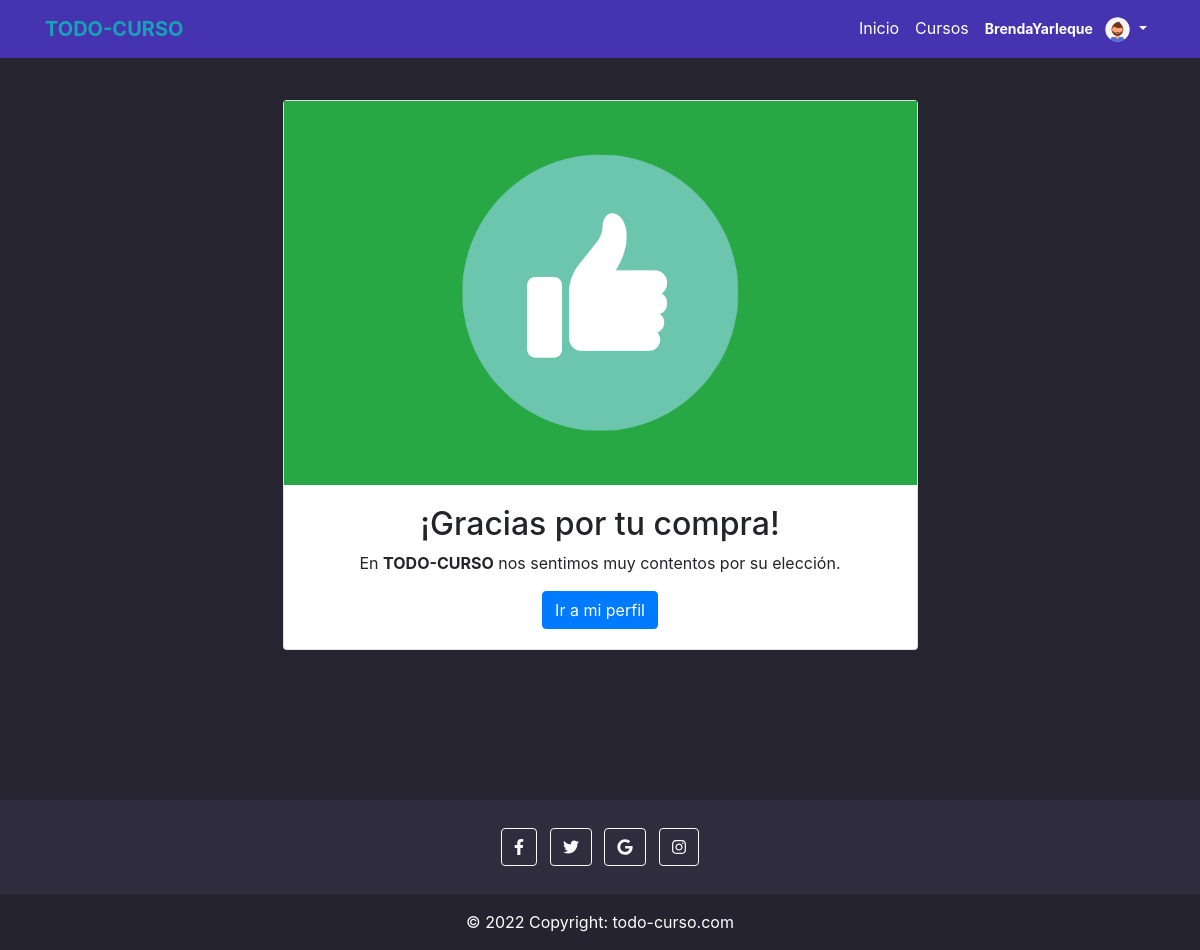
The page /vistas/agradecimiento.php (signed in) on the database its author committed.
### tables this page shows
CREATE TABLE `usuario` (
  `id_usu` int(10) UNSIGNED NOT NULL,
  `nombre_usu` varchar(45) NOT NULL,
  `clave_usu` varchar(100) NOT NULL,
  `img_usu` varchar(100) NOT NULL,
  `vigencia_usu` tinyint(4) NOT NULL,
  `rol_usu` char(1) NOT NULL
);

### modelos/usuario.php (called while the page is built, shortened)
<?php
include_once 'conexion.php';
class Usuario
{
    private $nombre;
    private $img;
    public function setearUsuario($nombre)
    {
        $consulta = "SELECT * FROM usuario WHERE nombre_usu = '$nombre'";
        $respuesta = mysqli_query(Conexion::conexion(), $consulta);;
        while ($fila = mysqli_fetch_array($respuesta)) {
            $this->nombre = $fila['nombre_usu'];
            $this->img = $fila['img_usu'];
        }
    }
    public function getNombre()
    {
        return $this->nombre;
    }
    public function getImg()
    {
        return $this->img;
    }
}

### modelos/conexion.php (called while the page is built, shortened)
<?php
class Conexion
{
    static public function conexion()
    {
        try {
            $conexion = mysqli_connect('localhost', 'root', '', 'tienda_cursos_db');
            mysqli_set_charset($conexion, "utf8");
            return $conexion;
        } catch (PDOException $e) {
            echo 'Falló la conexión: ' . $e->getMessage();
        }
    }
}

### vistas/agradecimiento.php (the view, shortened to what this page needs)
<?php
include_once '../modelos/usuario.php';
$usuario = new Usuario();
if (isset($_SESSION['usuario'])) {
  $user = $_SESSION['usuario'];
  $usuario->setearUsuario($user);
} else {
  header("location:index.php");
}
?>
<!DOCTYPE html>
<html lang="en">
<head>
  <link rel="stylesheet" href="https://cdn.jsdelivr.net/npm/bootstrap@4.6.2/dist/css/bootstrap.min.css" />
  <link rel="stylesheet" href="assets/dist/css/styles.css" />
</head>
<body>
  <nav class="navbar navbar-iniciarSesion navbar-expand-lg navbar-dark bg-dark fixed-top" id="main-navbar">
    <div class="container">
      <a class="navbar-brand text-info font-weight-bold" href="index.php">TODO-CURSO</a>
      <div class="collapse navbar-collapse" id="navbarPrincipal">
        <ul class="navbar-nav ml-auto">
          <li class="nav-item active">
            <a class="nav-link" href="index.php">Inicio</a>
          </li>
          <li class="nav-item active">
            <a class="nav-link" href="cursos.php">Cursos</a>
          </li>
          <?php
          echo '<li class="nav-item dropdown no-arrow active">
                      <a class="nav-link dropdown-toggle" href="#" id="userDropdown" role="button" data-toggle="dropdown" aria-haspopup="true" aria-expanded="false">
                          <span class="mr-2 d-none d-lg-inline text-gray-600 small font-weight-bold">' . $usuario->getNombre() . '</span>
                          <img class="rounded-circle" width="25px" height="25px" src="' . $usuario->getImg() . '">
                      </a>
                      <div class="dropdown-menu dropdown-menu-right shadow animated--grow-in" aria-labelledby="userDropdown">
                          <a class="dropdown-item" href="perfil.php">
                              <i class="fas fa-user fa-sm fa-fw mr-2 text-gray-400"></i>
                              Perfil
                          </a>
                          <div class="dropdown-divider"></div>
                          <a class="dropdown-item" href="../controladores/cerrarSession.php">
                              <i class="fas fa-sign-out-alt fa-sm fa-fw mr-2 text-gray-400"></i>
                              Cerrar Sesión
                          </a>
                      </div>
                    </li>'
          ?>
        </ul>
      </div>
    </div>
  </nav>
  <div class="seccion-agradecimiento">
  <div class="container">
  <div class="row justify-content-md-center">
    <div class="col-md-7">
      <div class="card">
        <div class="bg-success py-5 px-5 text-center">
          <img src="assets/dist/img/like.png" class="card-img-top" style="width: 18rem;">
        </div>
        <div class="card-body text-center">
          <h5 class="h2">¡Gracias por tu compra!</h5>
          <p class="card-text">En <b>TODO-CURSO</b> nos sentimos muy contentos por su elección.</p>
          <a href="index.php" class="btn btn-primary">Ir a mi perfil</a>
        </div>
      </div>
    </div>
  </div>
  </div>
</div>
<footer class="footer text-center text-white">
    <div class="container p-4 pb-0">
      <section>
        <a class="btn btn-outline-light btn-floating m-1" href="#!" role="button"><i class="fab fa-facebook-f"></i></a>
        <a class="btn btn-outline-light btn-floating m-1" href="#!" role="button"><i class="fab fa-twitter"></i></a>
        <a class="btn btn-outline-light btn-floating m-1" href="#!" role="button"><i class="fab fa-google"></i></a>
        <a class="btn btn-outline-light btn-floating m-1" href="#!" role="button"><i class="fab fa-instagram"></i></a>
      </section>
    </div>
    <div class="text-center p-3" style="background-color: rgba(0, 0, 0, 0.2)">
      © 2022 Copyright:
      <a class="text-white" href="">todo-curso.com</a>
    </div>
  </footer>
</body>
</html>

### rows shown on the page
usuario: nombre_usu "BrendaYarleque", img_usu (picture)
